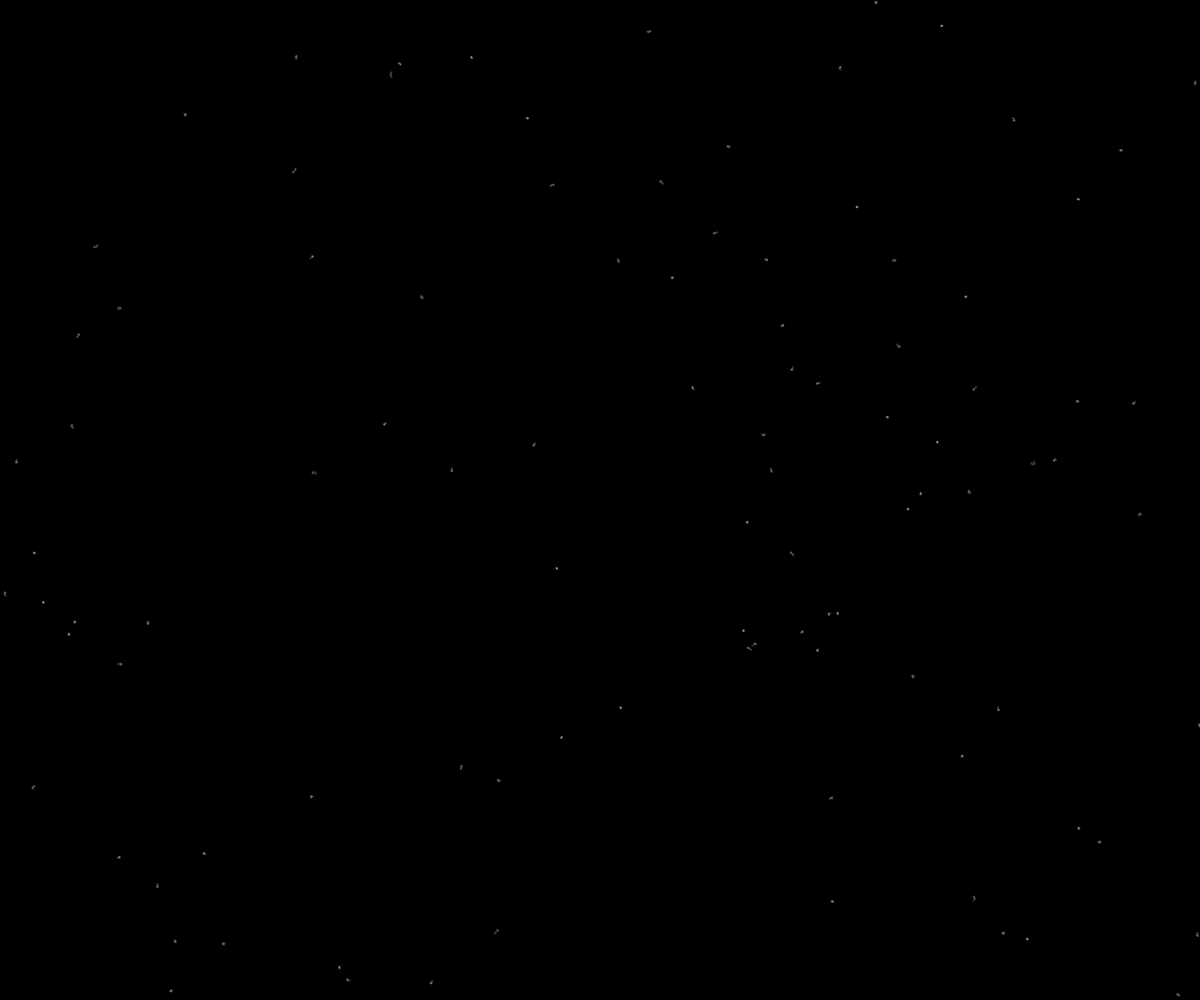
Frame 1 (no input)
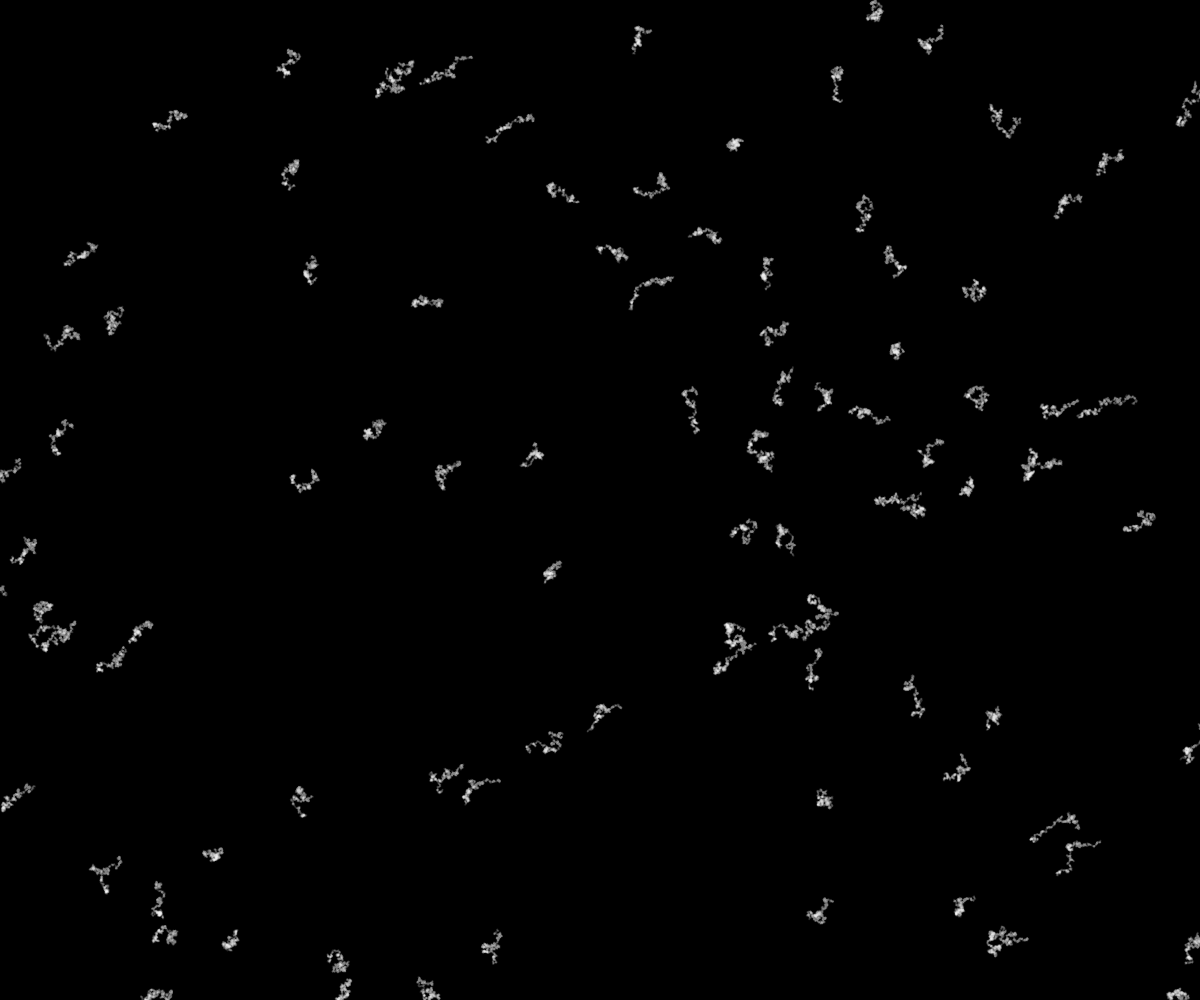
Frame 60 (no input)
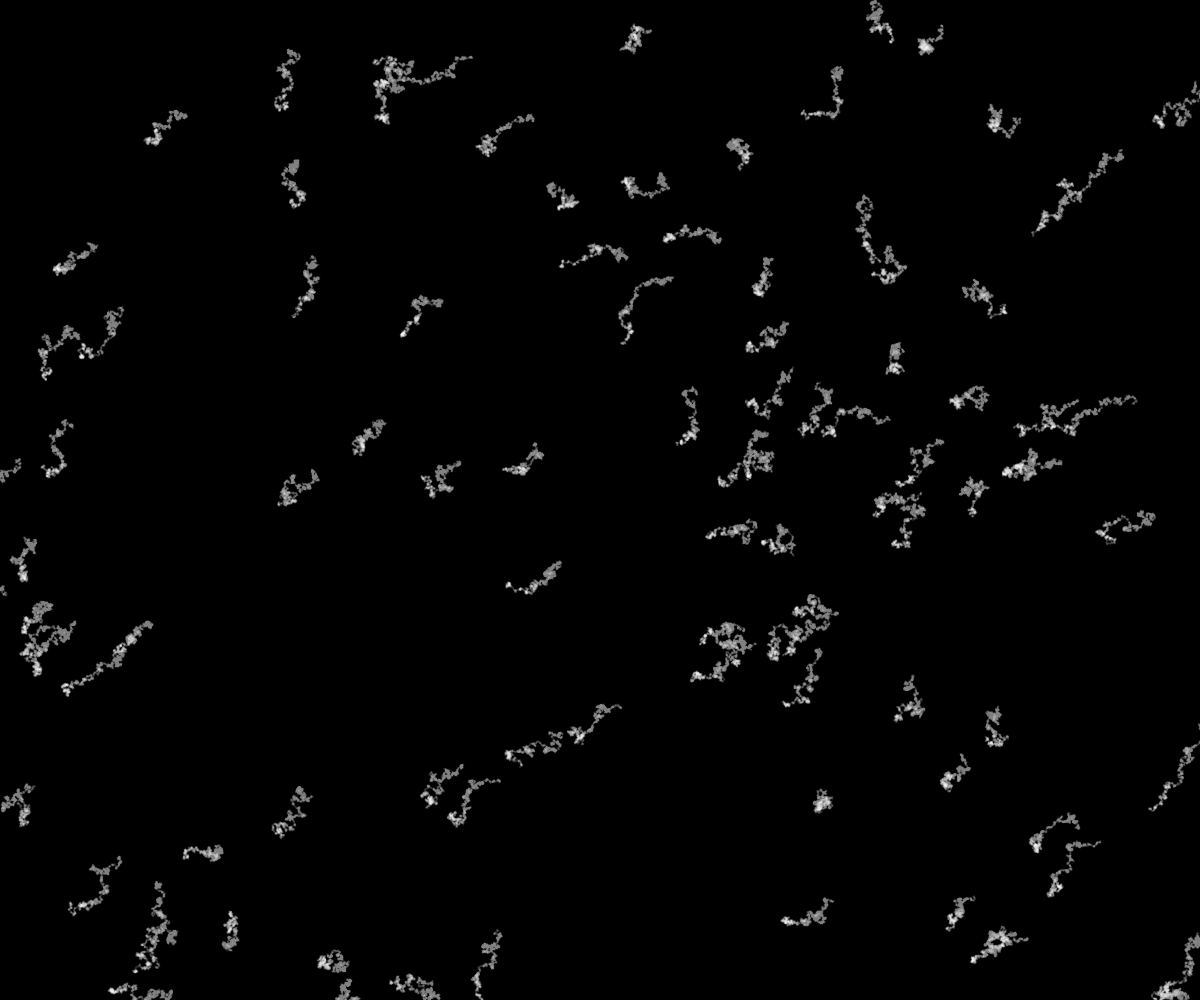
Frame 120 (the mouse pressed at the canvas centre since frame 60)

The p5.js sketch that drew these frames (run headless with seeded random() and noise() and a simulated clock; from frame 60 on, the mouse is pressed at the canvas centre):

// p5.js sketch
// ── sketch.js
const num = 100; //定数で作成するオブジェクトの数を定義する
let walker = []; //walker配列を宣言

function setup() {
  createCanvas(windowWidth, windowHeight);
  background(0);
  for(let i = 0; i < num; i++){
    walker[i] = new Walker(); //100個のwalkerを生成
    walker[i].position = createVector(random(width), random(height)); //walkerの位置をランダムに
  }
}

function draw() {
  fill(0, 1); //薄い黒
  rect(0, 0, width, height); //薄い黒で塗りつぶしてフェイドアウト効果
  for(let i = 0; i < num; i++){
    walker[i].draw();
  }
}
class Walker {
  constructor(){ //初期化される際に実行される
    this.position = createVector(width/2, height/2); //this.*とすることでconstructorの中でのみ使用可能な変数になる
  }
  
  draw(){ 
    for(let i = 0; i < 10; i++){
      this.velocity = createVector(random(-1.05, 1.0), random(-1.0, 1.05)); //ほんの少しパラメーターを変えることで確率が変わって少しずつ左下に向かう
      this.position.add(this.velocity);
      noStroke();
      fill(255, 31);
      circle(this.position.x, this.position.y, 2);
    }
  }
}
